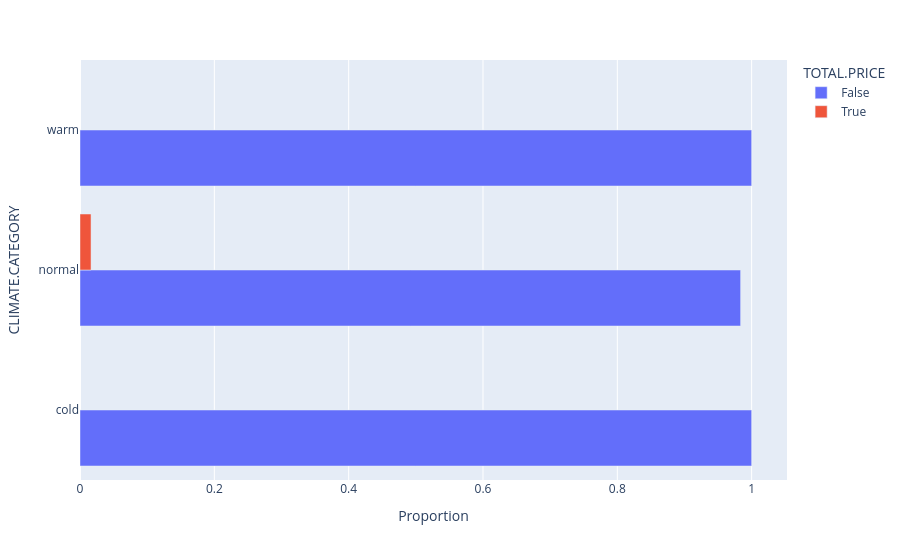

Notebook source saved alongside this figure:
### Code cell
miss_graph(outage, 'CLIMATE.CATEGORY', 'TOTAL.PRICE')

### Figure 1 — Plotly figure (JSON) as saved in the notebook; plotly's stock layout.template omitted (floating-point values rounded to 4 significant figures)
{"data": [{"alignmentgroup": "True", "hovertemplate": "TOTAL.PRICE=False<br>Proportion=%{x}<br>CLIMATE.CATEGORY=%{y}<extra></extra>", "legendgroup": "False", "marker": {"color": "#636efa", "pattern": {"shape": ""}}, "name": "False", "offsetgroup": "False", "orientation": "h", "showlegend": true, "textposition": "auto", "type": "bar", "x": [1, 0.9836, 1], "xaxis": "x", "y": ["cold", "normal", "warm"], "yaxis": "y"}, {"alignmentgroup": "True", "hovertemplate": "TOTAL.PRICE=True<br>Proportion=%{x}<br>CLIMATE.CATEGORY=%{y}<extra></extra>", "legendgroup": "True", "marker": {"color": "#EF553B", "pattern": {"shape": ""}}, "name": "True", "offsetgroup": "True", "orientation": "h", "showlegend": true, "textposition": "auto", "type": "bar", "x": [0.01644], "xaxis": "x", "y": ["normal"], "yaxis": "y"}], "layout": {"barmode": "group", "legend": {"title": {"text": "TOTAL.PRICE"}, "tracegroupgap": 0}, "margin": {"t": 60}, "xaxis": {"anchor": "y", "domain": [0, 1], "title": {"text": "Proportion"}}, "yaxis": {"anchor": "x", "domain": [0, 1], "title": {"text": "CLIMATE.CATEGORY"}}}}
